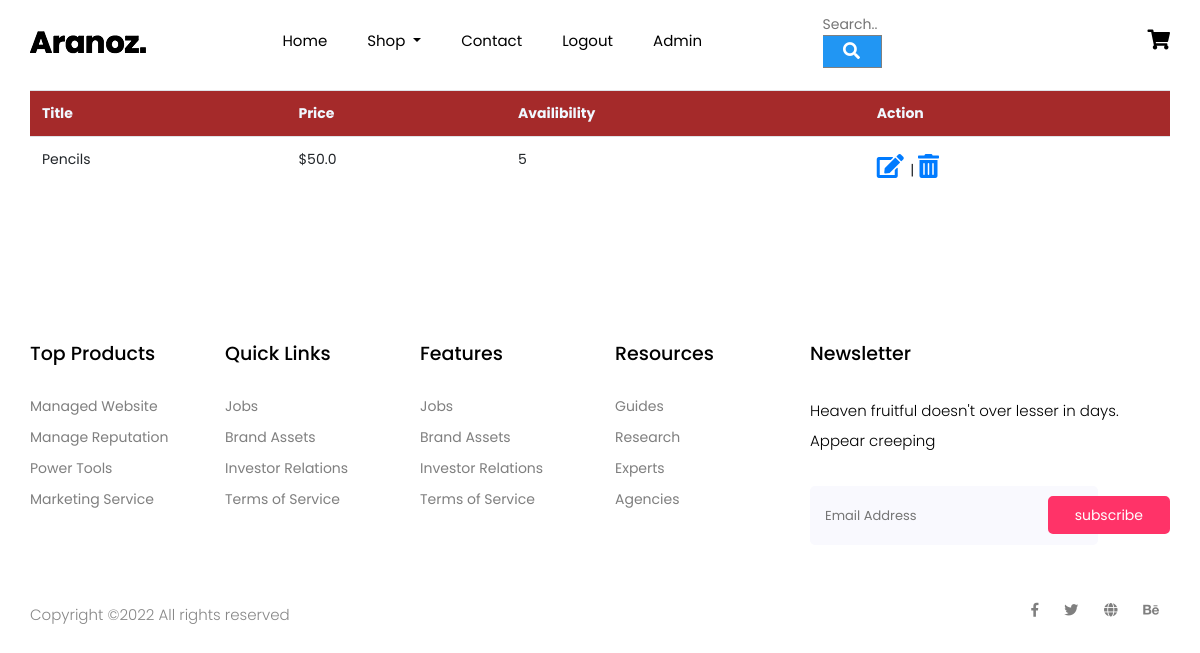
The page /product_list (signed in) on the database as committed earlier.
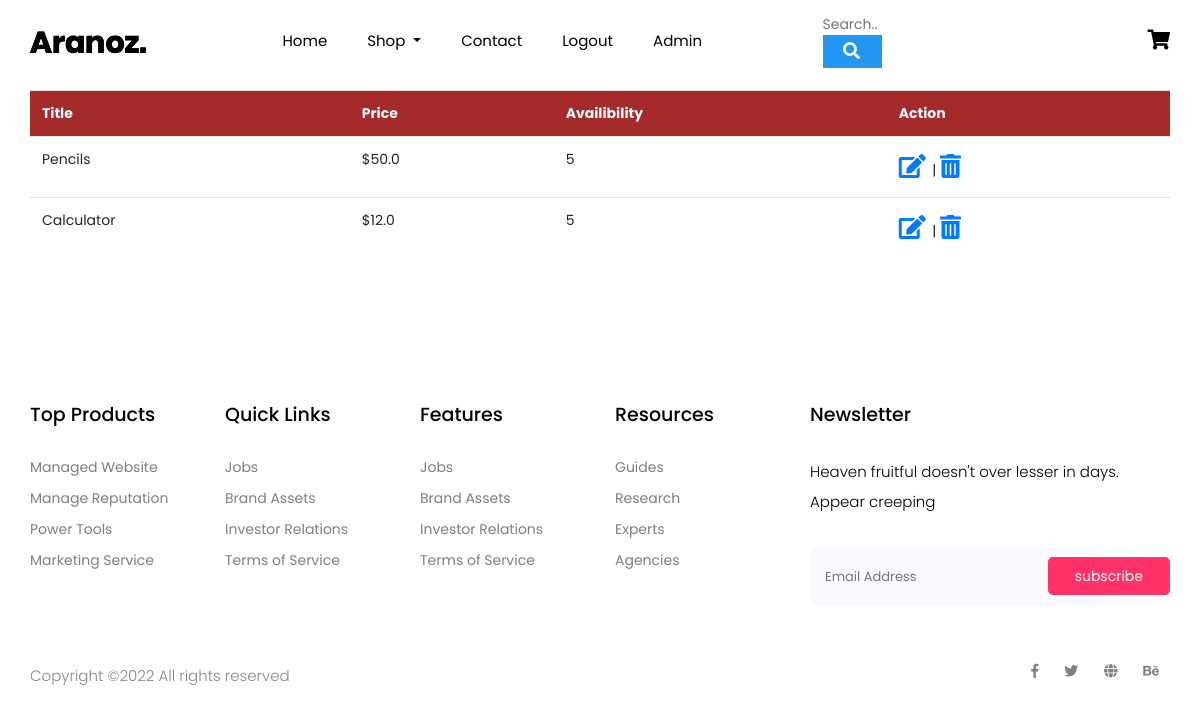
The same page on the database as committed later.
### Website/models.py (models this page shows)
class Add_Productt(db.Model):
    idd = db.Column(db.Integer, primary_key = True)
    title = db.Column(db.String(200))
    price = db.Column(db.Float(20))
    description = db.Column(db.String(2000))
    quantity = db.Column(db.Integer)

### Website/auth.py (the view)
@auth.route('/product_list')
@login_required
def product_list():
    add_product = Add_Productt.query.all()
    return render_template("product_list.html", user=current_user, add_product = add_product)

### Website/__init__.py (called while the page is built)
def create_app():
    app = Flask(__name__)
    app.config['SECRET_KEY'] = 'abcd'
    app.config['SQLALCHEMY_DATABASE_URI'] = f'sqlite:///{DB_NAME}'
    db.init_app(app)
    from .views import views
    from .auth import auth
    app.register_blueprint(views, url_prefix='/')
    app.register_blueprint(auth, url_prefix='/')
    from .models import User
    with app.app_context():
        db.create_all()
    login_manager = LoginManager()
    login_manager.login_view = 'auth.login'
    login_manager.init_app(app)
    @login_manager.user_loader
    def load_user(id):
        return User.query.get(int(id))
    return app

### Website/templates/product_list.html
{% extends "base.html" %}
{% block content %}
<div class="container" style="padding-top: 90px;">
 <table class="table" style="border-collapse: collapse;">
    <tr style="background-color: brown;color: aliceblue;">
        <th>Title</th>
        <th>Price</th>
        <th>Availibility</th>
        <th>Action</th>
    </tr>
   <tr>
    {% for i in add_product %}
    <td>{{i.title}}</td>
    <td>${{i.price}}</td>
    <td>{{i.quantity}}</td>
    <td> <span style="font-size: 24px;color:green;">
        <a href="/{{i.idd}}/edit"> <i class="fas fa-edit"></i></a> </span>
         | <span style="font-size: 24px;color:red;">
           <a href="/{{i.idd}}/delete"> <i class="fas fa-trash-alt"></i></a></span></td>
    </tr>
    {% endfor %}
 </table>
</div>
{% endblock %}

Rows that differ between the two databases and show on the page:
added Add_Productt: title "Calculator", price "12.0", quantity "5"
